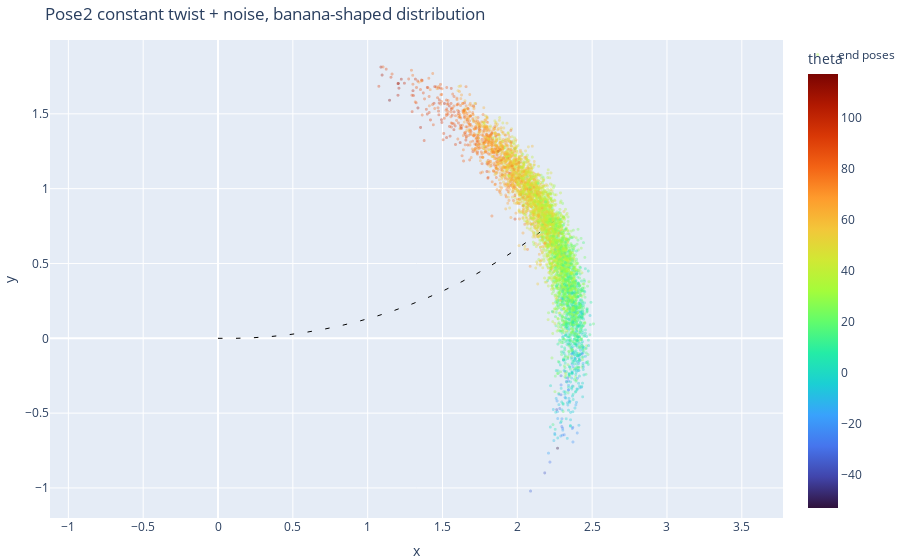

The cell this chart's notebook holds for it:
### Code cell
# Incremental random-walk generation of a banana-shaped distribution
rng = np.random.default_rng(1)
N: int = 5000   # number of trajectories
K: int = 20     # number of small increments per trajectory

# Constant twist: mean increment is a fixed 3-vector (vx, vy, omega)
mean_twist :V = np.array([0.12, 0.0, np.deg2rad(2)], dtype=float)  # forward, lateral, angular velocity (2 deg/step)
cov_twist :M = np.diag([0.01**2, 0.01**2, np.deg2rad(5)**2])      # diagonal covariance

poses = []
for n in range(N):
    pose = Pose2(0, 0, 0)
    for _ in range(K):
        delta :V = rng.multivariate_normal(mean_twist, cov_twist)
        pose = pose.retract(delta)
    poses.append(pose)

pose = Pose2(0, 0, 0)
trajectory = [pose]
for _ in range(K):
    pose = pose.retract(mean_twist)
    trajectory.append(pose)
plot_pose2_samples("Pose2 constant twist + noise, banana-shaped distribution", poses, trajectory)

### Figure 1 — Plotly figure (JSON) as saved in the notebook; plotly's stock layout.template omitted (floating-point values rounded to 4 significant figures; data arrays with more than 128 entries replaced by an {"elided": "..."} marker saying what was removed)
{"data": [{"marker": {"color": {"elided": "5000 float values"}, "colorbar": {"title": {"text": "theta"}}, "colorscale": [[0, "#30123b"], [0.07143, "#4145ab"], [0.1429, "#4675ed"], [0.2143, "#39a2fc"], [0.2857, "#1bcfd4"], [0.3571, "#24eca6"], [0.4286, "#61fc6c"], [0.5, "#a4fc3b"], [0.5714, "#d1e834"], [0.6429, "#f3c63a"], [0.7143, "#fe9b2d"], [0.7857, "#f36315"], [0.8571, "#d93806"], [0.9286, "#b11901"], [1, "#7a0402"]], "opacity": 0.35, "size": 3}, "mode": "markers", "name": "end poses", "type": "scattergl", "x": {"elided": "5000 float values"}, "y": {"elided": "5000 float values"}}, {"line": {"color": "black", "width": 1}, "mode": "lines", "showlegend": false, "type": "scatter", "x": [0, 0.03], "y": [0, 0]}, {"line": {"color": "black", "width": 1}, "mode": "lines", "showlegend": false, "type": "scatter", "x": [0.12, 0.15], "y": [0, 0.001047]}, {"line": {"color": "black", "width": 1}, "mode": "lines", "showlegend": false, "type": "scatter", "x": [0.2399, 0.2699], "y": [0.004188, 0.006281]}, {"line": {"color": "black", "width": 1}, "mode": "lines", "showlegend": false, "type": "scatter", "x": [0.3596, 0.3895], "y": [0.01256, 0.01569]}, {"line": {"color": "black", "width": 1}, "mode": "lines", "showlegend": false, "type": "scatter", "x": [0.479, 0.5087], "y": [0.0251, 0.02928]}, {"line": {"color": "black", "width": 1}, "mode": "lines", "showlegend": false, "type": "scatter", "x": [0.5978, 0.6274], "y": [0.0418, 0.04701]}, {"line": {"color": "black", "width": 1}, "mode": "lines", "showlegend": false, "type": "scatter", "x": [0.716, 0.7453], "y": [0.06264, 0.06888]}, {"line": {"color": "black", "width": 1}, "mode": "lines", "showlegend": false, "type": "scatter", "x": [0.8334, 0.8625], "y": [0.08759, 0.09485]}, {"line": {"color": "black", "width": 1}, "mode": "lines", "showlegend": false, "type": "scatter", "x": [0.9498, 0.9786], "y": [0.1166, 0.1249]}, {"line": {"color": "black", "width": 1}, "mode": "lines", "showlegend": false, "type": "scatter", "x": [1.065, 1.094], "y": [0.1497, 0.159]}, {"line": {"color": "black", "width": 1}, "mode": "lines", "showlegend": false, "type": "scatter", "x": [1.179, 1.207], "y": [0.1868, 0.197]}, {"line": {"color": "black", "width": 1}, "mode": "lines", "showlegend": false, "type": "scatter", "x": [1.292, 1.32], "y": [0.2278, 0.2391]}, {"line": {"color": "black", "width": 1}, "mode": "lines", "showlegend": false, "type": "scatter", "x": [1.403, 1.431], "y": [0.2728, 0.285]}, {"line": {"color": "black", "width": 1}, "mode": "lines", "showlegend": false, "type": "scatter", "x": [1.513, 1.54], "y": [0.3216, 0.3347]}, {"line": {"color": "black", "width": 1}, "mode": "lines", "showlegend": false, "type": "scatter", "x": [1.621, 1.647], "y": [0.3742, 0.3883]}, {"line": {"color": "black", "width": 1}, "mode": "lines", "showlegend": false, "type": "scatter", "x": [1.727, 1.753], "y": [0.4305, 0.4455]}, {"line": {"color": "black", "width": 1}, "mode": "lines", "showlegend": false, "type": "scatter", "x": [1.831, 1.856], "y": [0.4905, 0.5064]}, {"line": {"color": "black", "width": 1}, "mode": "lines", "showlegend": false, "type": "scatter", "x": [1.932, 1.957], "y": [0.5541, 0.5709]}, {"line": {"color": "black", "width": 1}, "mode": "lines", "showlegend": false, "type": "scatter", "x": [2.032, 2.056], "y": [0.6212, 0.6389]}, {"line": {"color": "black", "width": 1}, "mode": "lines", "showlegend": false, "type": "scatter", "x": [2.129, 2.153], "y": [0.6918, 0.7102]}, {"line": {"color": "black", "width": 1}, "mode": "lines", "showlegend": false, "type": "scatter", "x": [2.224, 2.247], "y": [0.7656, 0.7849]}], "layout": {"margin": {"b": 0, "l": 0, "r": 0, "t": 40}, "title": {"text": "Pose2 constant twist + noise, banana-shaped distribution"}, "xaxis": {"title": {"text": "x"}}, "yaxis": {"scaleanchor": "x", "title": {"text": "y"}}}}
